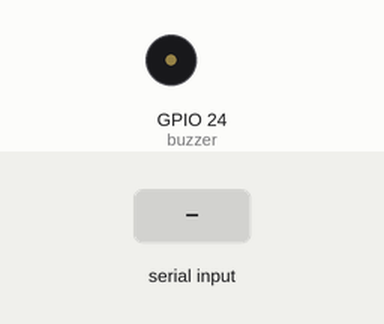
Simulated run of this program. Board: Raspberry Pi (BCM pin numbers). On the bench: buzzer (waves = sounding). The test bench sets the inputs (shaded band). What the program prints to the terminal is not drawn.

Above: at 1.2 s.
1.3 s: "a" typed at the terminal, then Enter
At 1.7 s:
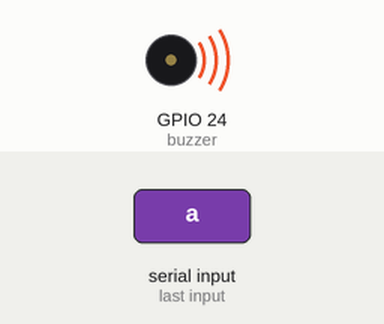
3.3 s: "s" typed at the terminal, then Enter
At 4.5 s:
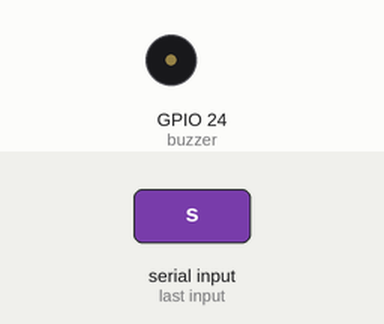
4.8 s: "d" typed at the terminal, then Enter
At 5.2 s:
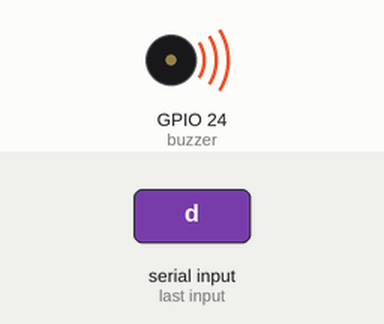
6.3 s: "f" typed at the terminal, then Enter
At 7.6 s:
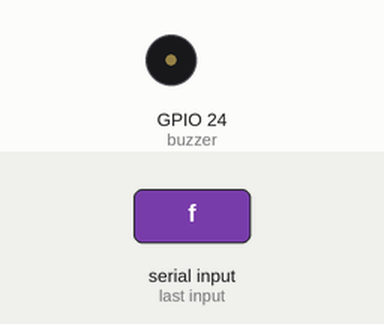
7.8 s: "g" typed at the terminal, then Enter
At 8.2 s:
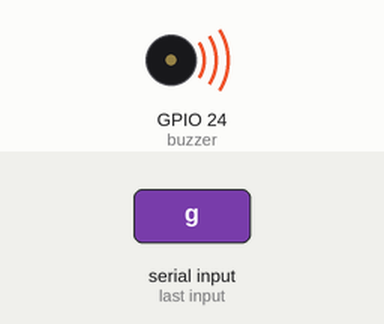
9.3 s: "r" typed at the terminal, then Enter
At 10.2 s:
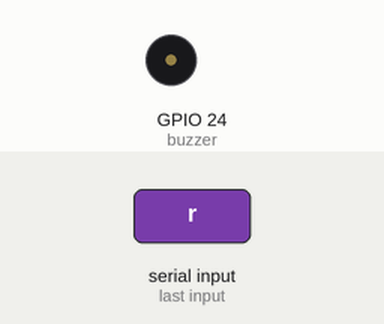
Timing chart, 0 to 11.8 s (numbered marks = the images above; inputs shaded):
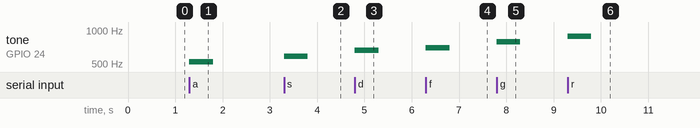

The program:

challenge113.py
```python
import RPi.GPIO as GPIO
import time

buzzer = 24

GPIO.setmode(GPIO.BCM)
GPIO.setwarnings(False)
GPIO.setup(buzzer, GPIO.OUT)

pwm = GPIO.PWM(buzzer, 100)
pwm.start(0)

def buzzer_start_end(Hz):
    pwm.start(10.0)
    pwm.ChangeFrequency(Hz)
    time.sleep(0.5)
    pwm.stop()

try:
    while True:
        keyboard = input("도 = 'a', 레 = 's', 미 = 'd', 파 = 'f', 솔 = 'g', 라 = 'r', 시 = 'l', 높은 도 = 'k', Exit = 'x' : ")
        if keyboard == 'a':
            buzzer_start_end(523)
        elif keyboard == 's':
            buzzer_start_end(587)
        elif keyboard == 'd':
            buzzer_start_end(659)
        elif keyboard == 'f':
            buzzer_start_end(698)
        elif keyboard == 'g':
            buzzer_start_end(784)
        elif keyboard == 'r':
            buzzer_start_end(880)
        elif keyboard == 'l':
            buzzer_start_end(988)
        elif keyboard == 'k':
            buzzer_start_end(1046)
        elif keyboard == 'x':
            break
except KeyboardInterrupt:
    pass
finally:
    GPIO.cleanup()
```

Measured:
- after the input at 1.3 s, tone on GPIO 24 (buzzer): silent → 523 Hz at once, → silent 0.50 s later
- after the input at 3.3 s, tone on GPIO 24 (buzzer): silent → 587 Hz at once, → silent 0.50 s later
- after the input at 4.8 s, tone on GPIO 24 (buzzer): silent → 659 Hz at once, → silent 0.50 s later
- after the input at 6.3 s, tone on GPIO 24 (buzzer): silent → 698 Hz at once, → silent 0.50 s later
- after the input at 7.8 s, tone on GPIO 24 (buzzer): silent → 784 Hz at once, → silent 0.50 s later
- after the input at 9.3 s, tone on GPIO 24 (buzzer): silent → 880 Hz at once, → silent 0.50 s later
